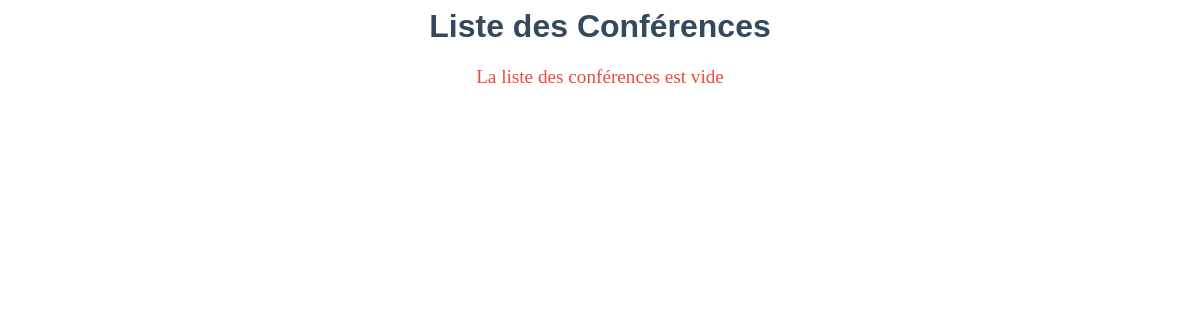
Page /conferences/listViewConference/ on the earlier database version.
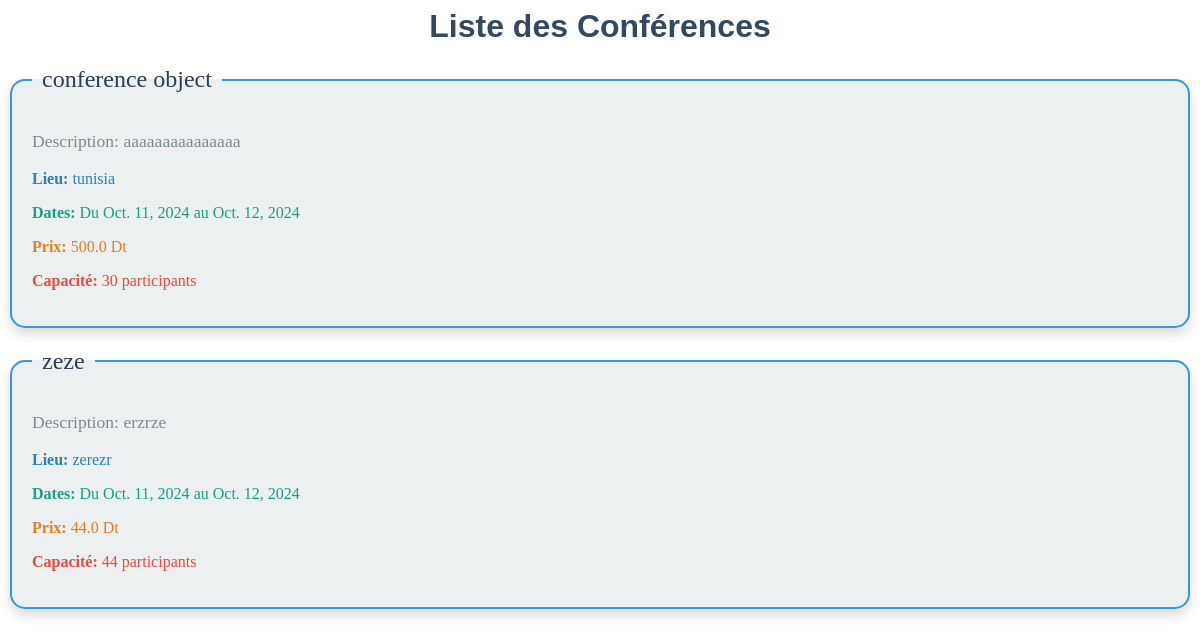
Same page on the later database version.
### conferences/models.py (models this page shows, shortened)
class Conference(models.Model):
    title= models.CharField(max_length=255)
    description=models.TextField()
    start_date= models.DateField(default=timezone.now().date())
    end_date= models.DateField()
    location =models.CharField(max_length=255)
    price=models.FloatField()
    capacity=models.IntegerField(validators=[MaxValueValidator(limit_value=900,
                                                               message="capacity must be under 900")])
    program=models.FileField(upload_to='files/',validators=[
        FileExtensionValidator(allowed_extensions=['pdf','png','jpeg','jpg'],message="only pdf,png,jpg,jpeg are allowed")])
    created_at= models.DateTimeField(auto_now_add=True)
    update_at=models.DateTimeField(auto_now=True)
    category=models.ForeignKey(Category,
                               on_delete=models.CASCADE,
                               related_name="conferences"
                               )
    class Meta:
        constraints=[
            models.CheckConstraint(
                check=models.Q(
                    start_date__gte=timezone.now().date()
                ),
                name="the start date must be greater than today or equal"
            )
        ]

### conferences/views.py (the view)
# urls.py: path('listViewConference/', ConferenceListView.as_view(),name="ConferenceListView"),
class ConferenceListView(ListView):
    model=Conference
    template_name='conferences/conference_list.html'
    context_object_name="conferences"
    def get_queryset(self):
        return Conference.objects.order_by('-start_date')

### ProjetDjango/Templates/conferences/conference_list.html (shortened to what this page needs)
<h1 style="text-align: center; font-family: 'Arial', sans-serif; color: #34495e; animation: fadeIn 1.5s ease-out;">
    Liste des Conférences
</h1>
{% for c in conferences %}
<fieldset style="border: 2px solid #3498db; border-radius: 15px; padding: 20px; margin-bottom: 20px; box-shadow: 0px 6px 12px rgba(0,0,0,0.15); transition: transform 0.3s ease-out, box-shadow 0.3s ease-out; background-color: #ecf0f1; animation: slideInUp 0.7s ease-out;">
    <legend style="font-size: 1.5em; color: #2c3e50; padding: 0 10px;">
        <a href="{% url 'conference_detail' c.id %}" style="color: inherit; text-decoration: none;">{{ c.title }}</a>
    </legend>
    <p style="font-size: 1.1em; color: #7f8c8d;">Description: {{ c.description }}</p>
    <p style="color: #2980b9;"><strong>Lieu:</strong> {{ c.location }}</p>
    <p style="color: #16a085;"><strong>Dates:</strong> Du {{ c.start_date }} au {{ c.end_date }}</p>
    <p style="color: #e67e22;"><strong>Prix:</strong> {{ c.price }} Dt</p>
    <p style="color: #e74c3c;"><strong>Capacité:</strong> {{ c.capacity }} participants</p>
</fieldset>
{% empty %}
<p style="text-align: center; color: #e74c3c; font-size: 1.2em; animation: shake 1s ease-in-out;">
    La liste des conférences est vide
</p>
{% endfor %}

Differences in the rows shown:
added Conference: title "conference object", description "aaaaaaaaaaaaaaa", location "tunisia", start_date "Oct. 11, 2024", end_date "Oct. 12, 2024", price "500.0", capacity "30"
added Conference: title "zeze", description "erzrze", location "zerezr", start_date "Oct. 11, 2024", end_date "Oct. 12, 2024", price "44.0", capacity "44"
Other differences:
text no longer shown: "La liste des conférences est vide"
